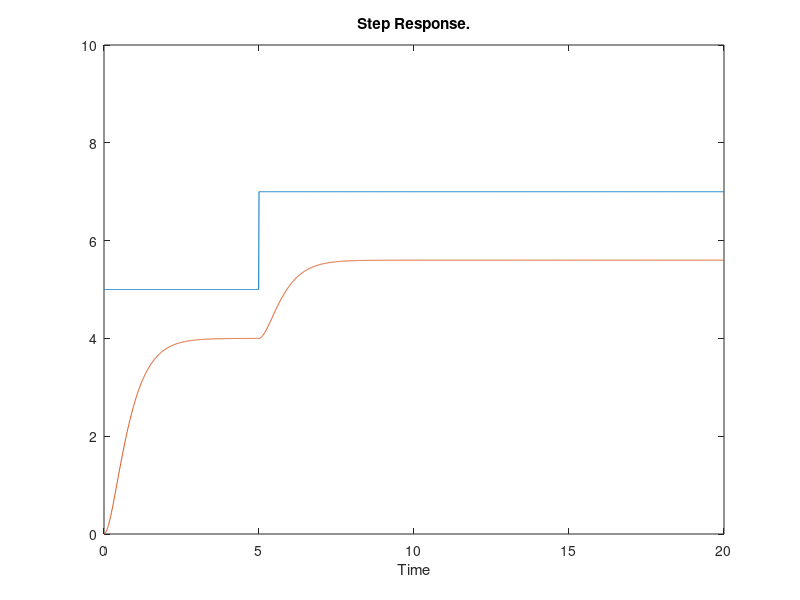
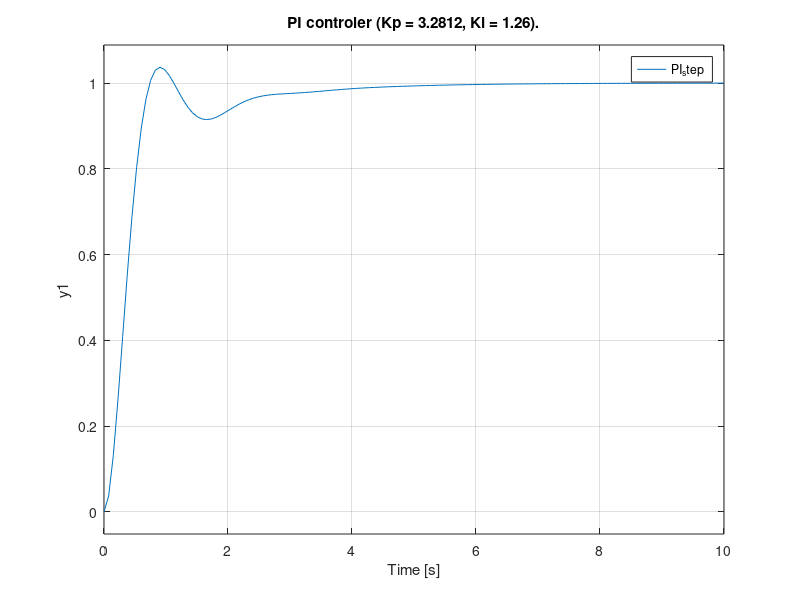
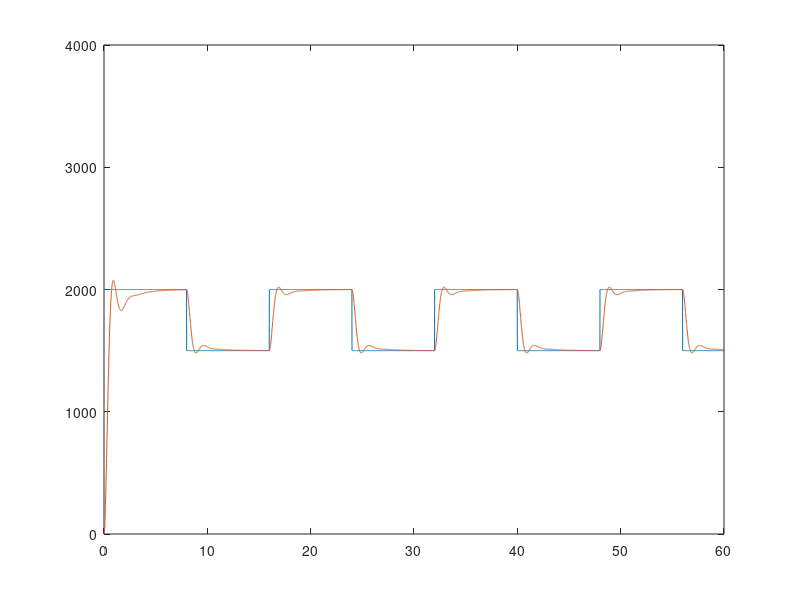

MATLAB code for these plots, in order:
clear all
close all
clc
Ks = 0.8;
Te = 0.14;  %tu
Tb = 1.05;  %tg

T1 = 0.37*Tb;
T2 = 3.33*Te;

sys  = Ks * tf(1, [T1 1]) * tf(1, [T2 1])

% D.1

figure('Name','Transfer function')
% [y,t] = step(sys);
t=0:0.01:20;
for k=1:length(t)
    if(t(k)<5)
        y(k) = 5;
    else
        y(k) = 7;
    end
end
plot(t, y);
hold on
st = lsim(sys,y,t);
plot(t, st);
title('Step Response.');
xlabel('Time'); 
axis([0 20 0 10])
hold off

        % PI contoller
%///Parameters
disp('pi')
Kp = (0.35*Tb)/(Ks*Te);
Ti = 1.2*Tb;
%\\\
figure('Name','PI controller')
PID_controller = pidstd(Kp, Ti);
m = feedback(PID_controller*sys,1);
step(m)
title(['PI controler (Kp = ' num2str(Kp) ', Ki = ' num2str(Ti)  ').']);
legend('PI_step')


%D.2
f = 1/16;
t1=0:0.01:60;
pulse = 500*square(2*pi*f*t1)/2 + 1750;
figure
plot(t1, pulse)
axis([0 60 0 4000])
hold on
resp = lsim(m,pulse,t1);
plot(t1, resp) 
e = resp - (pulse.');

% Errors
iea = trapz(t1,abs(e));          % IAE trapz=numerical integration 
ise = trapz(t1,e.^2);            % ISE 
itae = trapz(t1, t1'.*abs(e));     % ITAE
itse = trapz(t1,t1'.*(e.^2));      % ITSE


